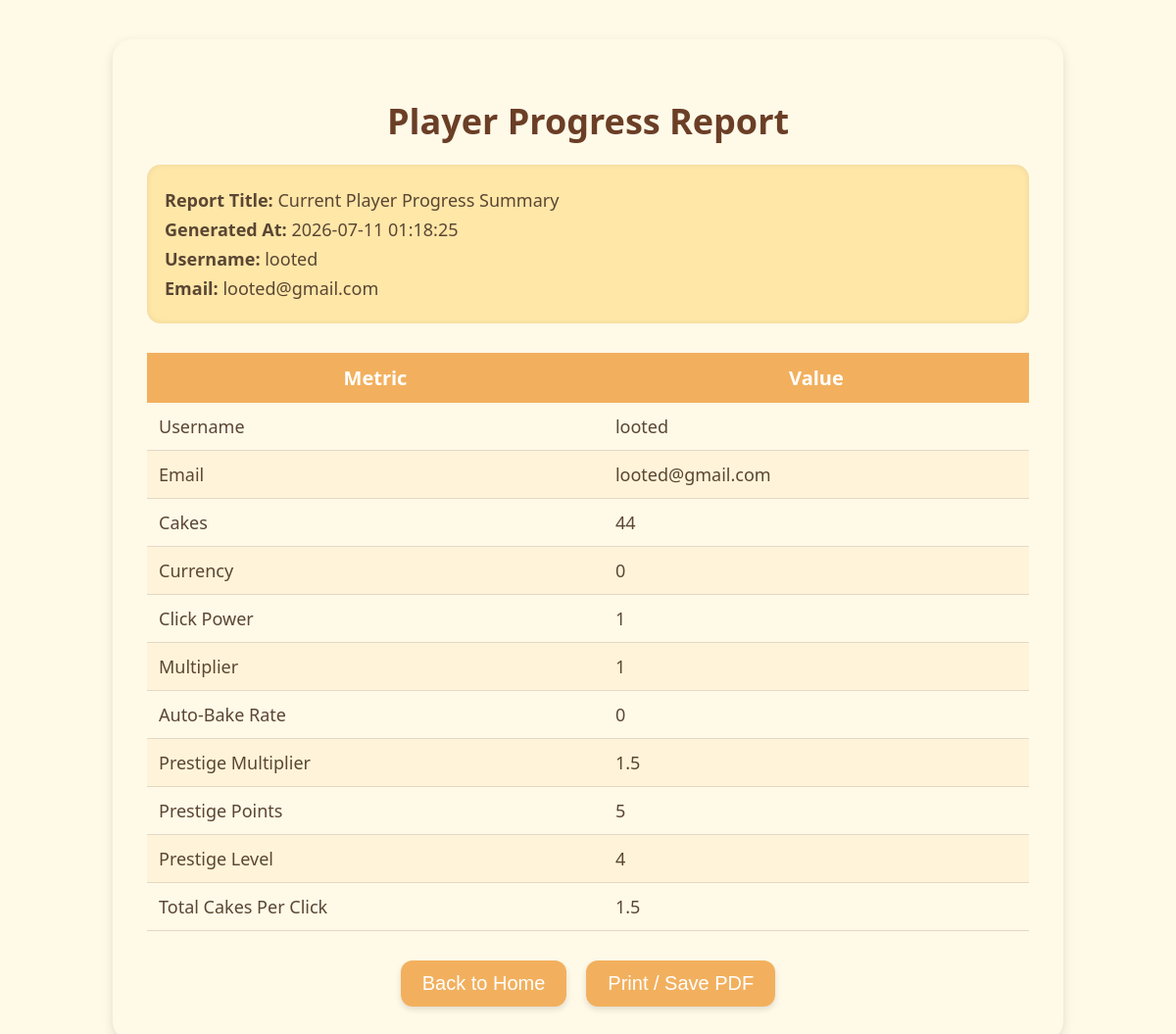
The app's page /player_report.php (signed in), older data.
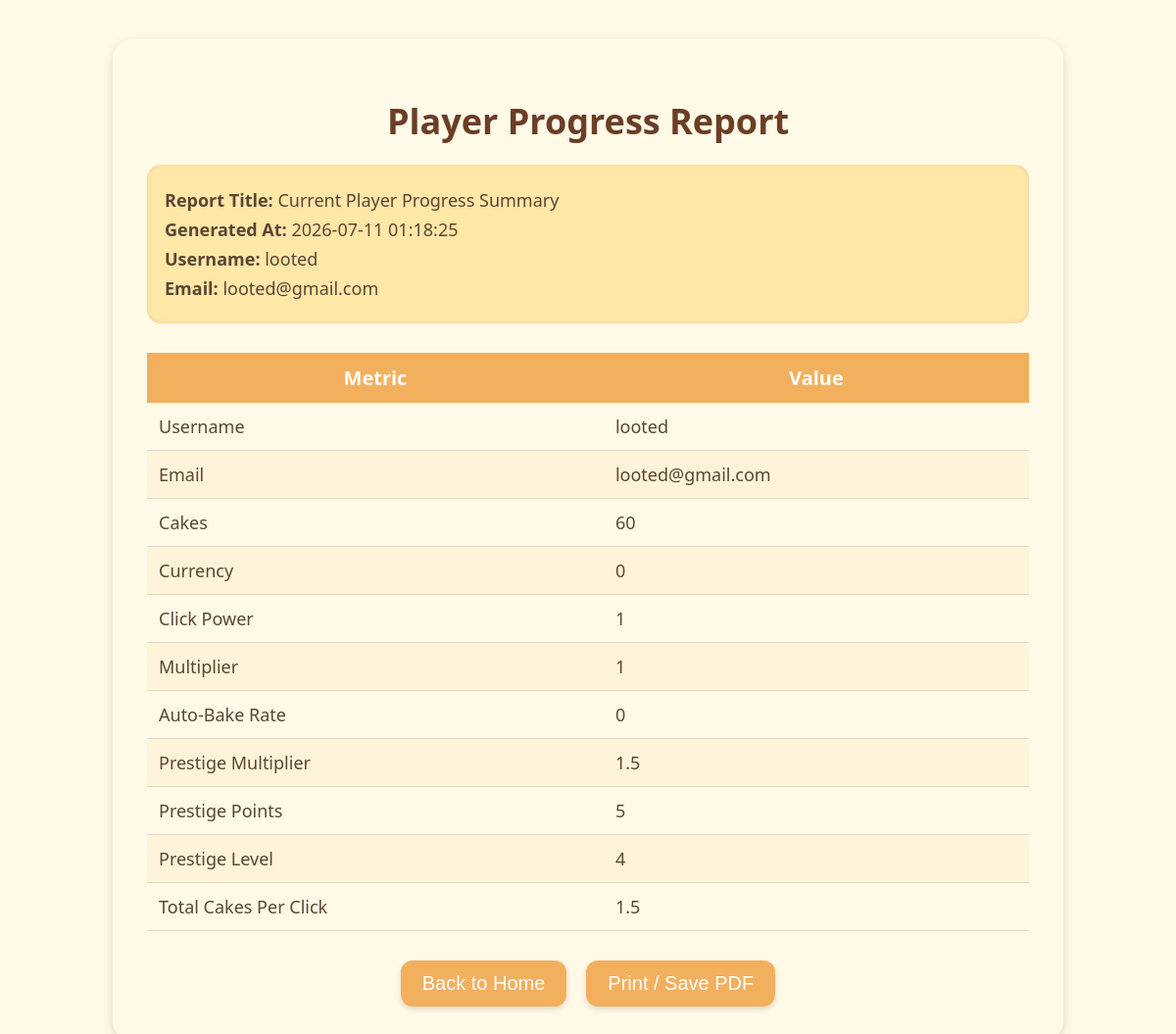
The same page, newer data.
### tables this page shows
CREATE TABLE "player_save" (
    id INTEGER PRIMARY KEY,
    cakes INTEGER DEFAULT 0,
    currency INTEGER DEFAULT 0, "multiplier" INTEGER DEFAULT 1, clickPower INTEGER DEFAULT 1, cps INTEGER DEFAULT 0, prestige_level INTEGER DEFAULT 0, prestige_multiplier REAL DEFAULT 1, "lifetime" INTEGER DEFAULT 0, "bonus" INTEGER DEFAULT 0, prestige_points INTEGER DEFAULT 0,
    FOREIGN KEY (id) REFERENCES users(id)
);

CREATE TABLE users (
    `id` INTEGER PRIMARY KEY AUTOINCREMENT,
    `email` TEXT NOT NULL UNIQUE,
    `username` TEXT NOT NULL UNIQUE,
    `password` TEXT NOT NULL
);

### player_report.php (the view, shortened to what this page needs)
<?php
require_once __DIR__ . '/php/config.php';
$userId = (int)$_SESSION['user_id'];
$username = "Unknown";
$email = "Unknown";
$current_cakes = 0;
$current_currency = 0;
$current_multiplier = 1;
$current_clickPower = 1;
$current_cps = 0;
$current_prestige_multiplier = 1;
$current_prestige_points = 0;
$current_prestige_level = 0;
try {
    $pdo = new PDO("sqlite:$db");
    $pdo->setAttribute(PDO::ATTR_ERRMODE, PDO::ERRMODE_EXCEPTION);
    $stmt = $pdo->prepare("
        SELECT
            u.username,
            u.email,
            ps.cakes,
            ps.currency,
            ps.multiplier,
            ps.clickPower,
            ps.cps,
            ps.prestige_multiplier,
            ps.prestige_points,
            ps.prestige_level
        FROM player_save ps
        INNER JOIN users u ON ps.id = u.id
        WHERE ps.id = :user_id
        LIMIT 1
    ");
    $stmt->execute([':user_id' => $userId]);
    $player_data = $stmt->fetch(PDO::FETCH_ASSOC);
    if ($player_data) {
        $username = $player_data['username'] ?? 'Unknown';
        $email = $player_data['email'] ?? 'Unknown';
        $current_cakes = (int)$player_data['cakes'];
        $current_currency = (int)$player_data['currency'];
        $current_multiplier = (int)$player_data['multiplier'];
        $current_clickPower = (int)$player_data['clickPower'];
        $current_cps = (int)$player_data['cps'];
        $current_prestige_multiplier = (float)$player_data['prestige_multiplier'];
        $current_prestige_points = (int)$player_data['prestige_points'];
        $current_prestige_level = (int)$player_data['prestige_level'];
    }
} catch (PDOException $e) {
    die("Database connection failed: " . htmlspecialchars($e->getMessage()));
}
$generated_at = date('Y-m-d H:i:s');
$total_cakes_per_click = $current_clickPower * $current_multiplier * $current_prestige_multiplier;
?>
<!DOCTYPE html>
<html lang="en">
<head>
    <link rel="stylesheet" href="Styles/player_report.css">
</head>
<body class="player-report">
<div class="report-wrapper">
    <h1 class="report-title">Player Progress Report</h1>
    <div class="report-meta">
        <p><strong>Report Title:</strong> Current Player Progress Summary</p>
        <p><strong>Generated At:</strong> <?php echo htmlspecialchars($generated_at); ?></p>
        <p><strong>Username:</strong> <?php echo htmlspecialchars($username); ?></p>
        <p><strong>Email:</strong> <?php echo htmlspecialchars($email); ?></p>
    </div>
    <div class="report-table-wrapper">
        <table class="report-table">
            <thead>
                <tr>
                    <th>Metric</th>
                    <th>Value</th>
                </tr>
            </thead>
            <tbody>
                <tr><td>Username</td><td><?php echo htmlspecialchars($username); ?></td></tr>
                <tr><td>Email</td><td><?php echo htmlspecialchars($email); ?></td></tr>
                <tr><td>Cakes</td><td><?php echo $current_cakes; ?></td></tr>
                <tr><td>Currency</td><td><?php echo $current_currency; ?></td></tr>
                <tr><td>Click Power</td><td><?php echo $current_clickPower; ?></td></tr>
                <tr><td>Multiplier</td><td><?php echo $current_multiplier; ?></td></tr>
                <tr><td>Auto-Bake Rate</td><td><?php echo $current_cps; ?></td></tr>
                <tr><td>Prestige Multiplier</td><td><?php echo $current_prestige_multiplier; ?></td></tr>
                <tr><td>Prestige Points</td><td><?php echo $current_prestige_points; ?></td></tr>
                <tr><td>Prestige Level</td><td><?php echo $current_prestige_level; ?></td></tr>
                <tr><td>Total Cakes Per Click</td><td><?php echo $total_cakes_per_click; ?></td></tr>
            </tbody>
        </table>
    </div>
    <div class="report-actions">
        <button class="orange-btn" onclick="window.location.href='index.php'">Back to Home</button>
        <button class="orange-btn" onclick="window.print()">Print / Save PDF</button>
    </div>
</div>
</body>
</html>

Row changes from the older to the newer data that the page shows:
changed player_save "looted": cakes "44" → "60"
